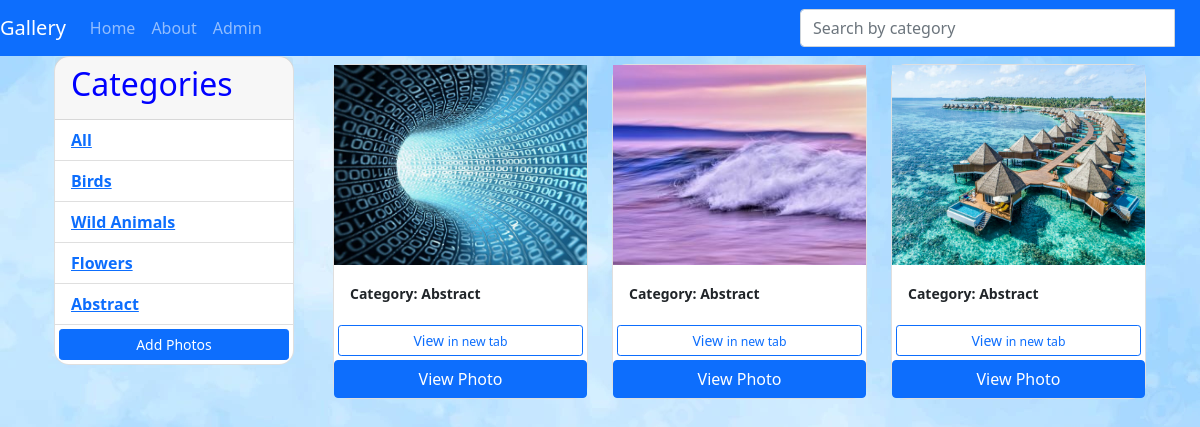
The page /?category=Abstract on the database its author committed.
### gallery/models.py (models this page shows, shortened)
class Category(models.Model):
    name = models.CharField(max_length=100, null=False, blank=False)

class Image(models.Model):
    category = models.ForeignKey(Category, on_delete=models.SET_NULL, null=True)
    location = models.ForeignKey(Location, on_delete=models.SET_NULL, null=True)
    image = models.ImageField(null=False, default='default.jpg')
    description = models.TextField()

### gallery/views.py (the view)
# urls.py: path('', views.home, name='gallery'),
def home(request):
    category =request.GET.get('category')
    if category == None:
        images = Image.objects.all()
    else:
        images = Image.objects.filter(category__name=category)
    categories = Category.objects.filter()
    context = {'categories': categories, 'images': images}
    return render(request, 'gallery/home.html', context)

### gallery/templates/gallery/home.html (shortened to what this page needs)
{% extends 'gallery/base.html'%}
{% block content %}
    <div class="container">
        <div class="row">
            <div class="col-md-3">
                <div class="card" style="width: 15rem;">
                    <div class="card-header">
                    <h2>Categories</h2>
                    </div>
                    <ul class="list-group list-group-flush">
                        <li class="list-group-item">
                            <a href="{% url 'gallery'%}">All</a>
                        </li>
                        {% for category in categories %}
                        <li class="list-group-item">
                            <a href="{% url 'gallery'%}?category={{category.name}}">
                                {{category.name}}
                            </a>
                        </li>
                        {% endfor %}
                        <a href="{% url 'add'%}" class="btn btn-primary btn-block btn-sm m-1">Add Photos</a>
                    </ul>
                </div>
            </div>
            <div class="col-md-9">
                <div class="row">
                    {% for image in images %}
                        <div class="col-md-4">
                            <div class="card my-2">
                                <img class="gallery-image" src="{{image.image.url}}" alt="red roses">
                                <div class="card-body">
                                    <small>Category: {{image.category.name}}</small>
                                </div>
                                <a href="{% url 'photo' image.id%}" class="btn btn-outline-primary btn-sm m-1" href="">View <small>in new tab</small> </a>
                                <button type="button" class="btn btn-primary" data-bs-toggle="modal" data-bs-target="#exampleModal">
                                    View Photo
                                </button>
                            </div>
                        </div>
                        {% empty %}
                        <h3>No photos....</h3>
                    {% endfor %}
                </div>
            </div>
        </div>
    </div>
{% endblock %}

### static/css/static.css (style rules this page uses)
h2 { color: blue; }
.gallery-image { height: 200px; object-fit: cover; }
body { background-image: url(../images/background.webp); }
.card { border-radius: 15px; font-weight: bold; }

### rows shown on the page
Category: name "Birds"
Category: name "Wild Animals"
Category: name "Flowers"
Category: name "Abstract"
Image: image (picture), category.name "Abstract"
Image: image (picture), category.name "Abstract"
Image: image (picture), category.name "Abstract"
